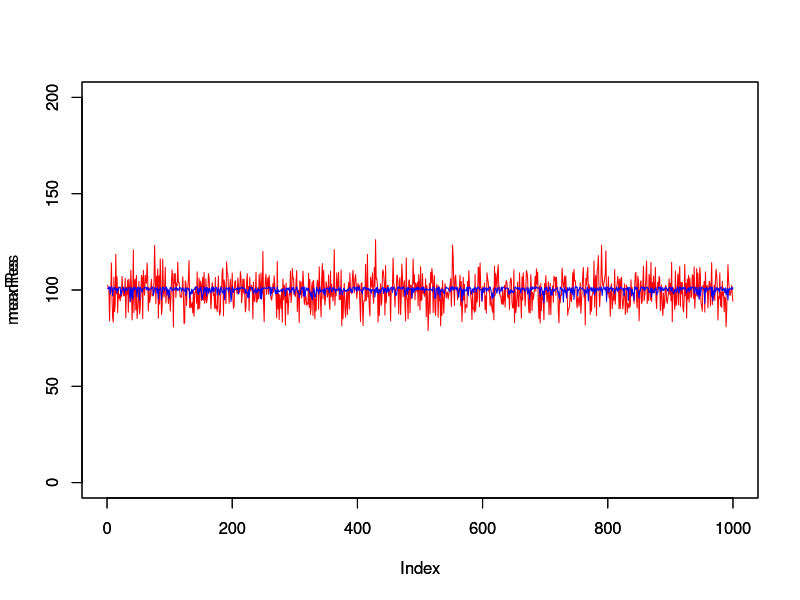
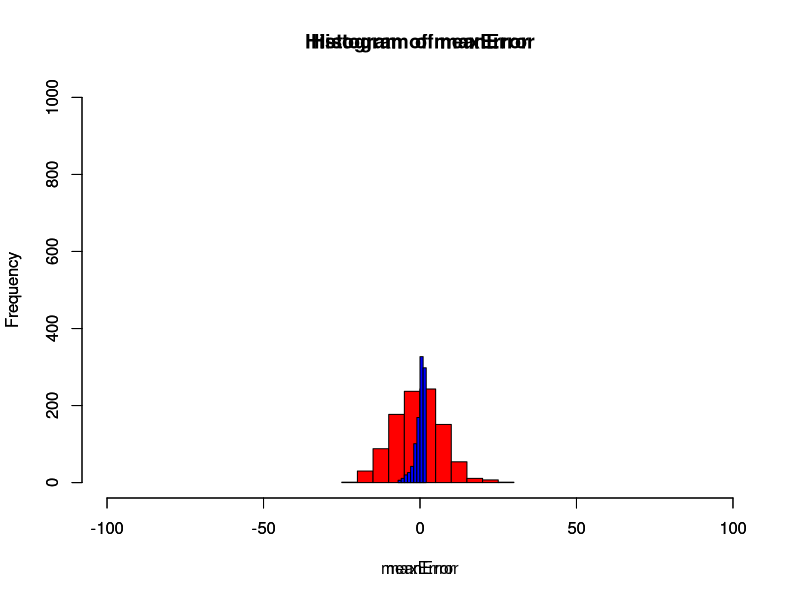
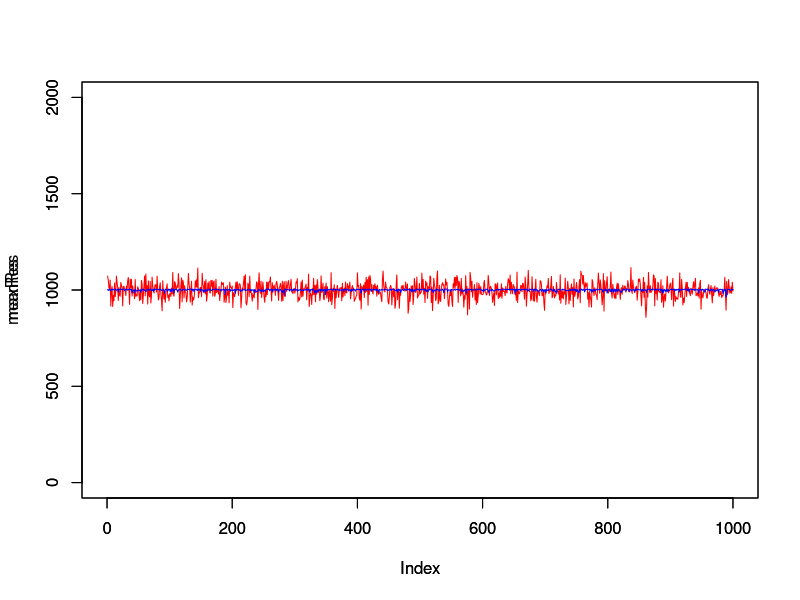
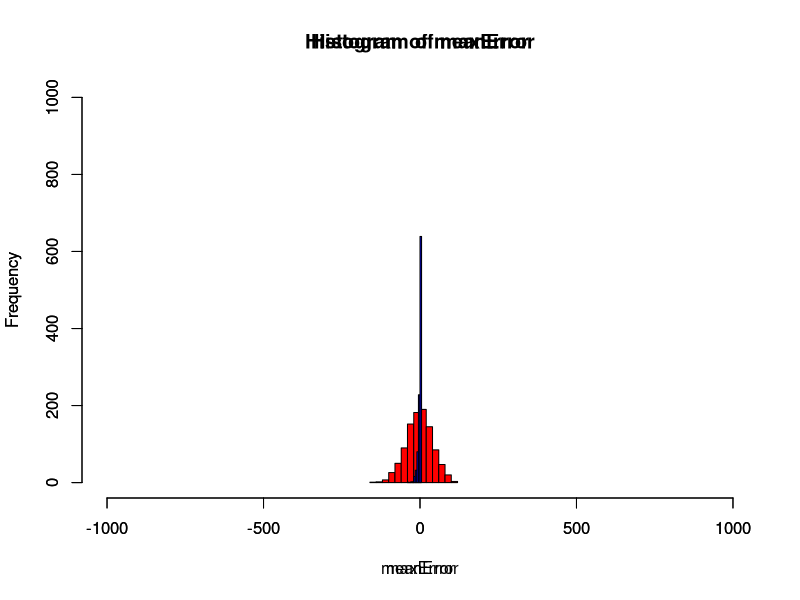
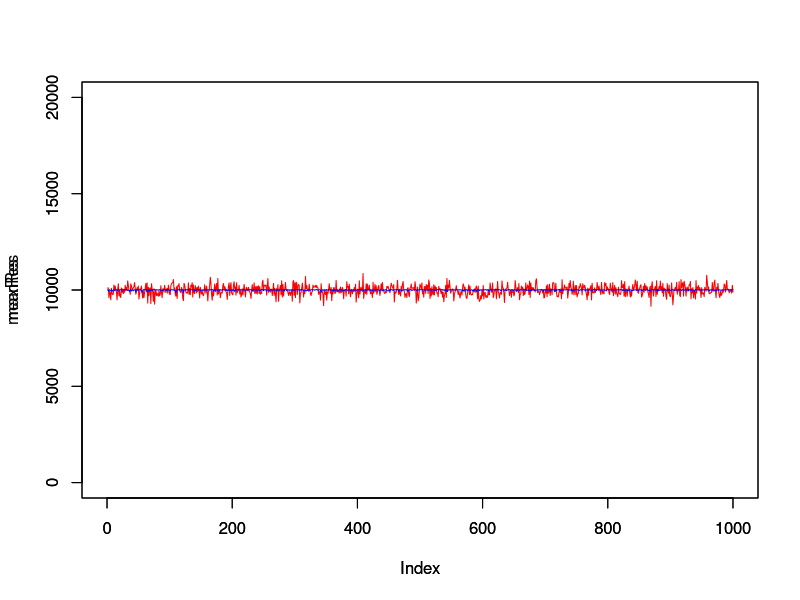
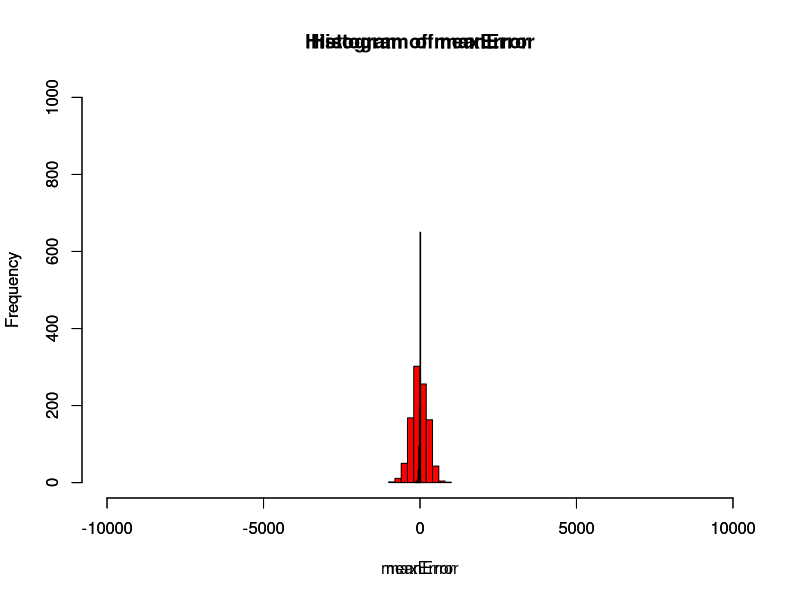

Source code (R) for these figures, in order: (Note: this script raises an error after producing the figures.)
# Tomasz Zakrzewski, tz336079, RPIS 2013/2014
# FIXME fix labels on plots

estMean = function(x) {
  return (2 * mean(x))
}

estMax = function(x) {
  n = length(x)
  return (max(x) * (n + 1) / n)
}

#global variables/constants
#for sd experiments
minKFrac = 1
maxKFrac = 100
fracStep = 1
defA = 100

#for ALL experiments
numTests = 1000

#global containers
meanRes = seq(numTests)
maxRes = seq(numTests)
meanError = seq(numTests)
maxError = seq(numTests)

experiment = function(k, a) {
  for (i in seq(numTests)) {
    x = runif(k, 0, a)
    meanRes[i] <<- estMean(x)
    maxRes[i] <<- estMax(x)
    meanError[i] <<- meanRes[i] - a
    maxError[i] <<- maxRes[i] - a
  }
}

plotExperiment = function(k, a) {
  experiment(k, a)

  plot(meanRes, type="l", col="red", ylim=c(0, 2 * a), xlim=c(0, numTests))
  par(new=T)
  plot(maxRes, type="l", col="blue", ylim=c(0, 2 * a), xlim=c(0, numTests))

  hist(meanError, col="red", xlim=c(-a, a), ylim=c(0, numTests))
  par(new=T)
  hist(maxError, col="blue", xlim=c(-a, a), ylim=c(0, numTests))
}

plotExperiment(60, 100)
plotExperiment(200, 1000)
plotExperiment(500, 10000)

meanDevs = seq(maxKFrac - minKFrac + 1)
maxDevs = seq(maxKFrac - minKFrac + 1)

for(kFrac in seq(minKFrac, maxKFrac, by=fracStep)) {
  experiment((kFrac / maxKFrac) * defA, defA)
  meanDevs[kFrac - minKFrac + 1] = sd(meanRes)
  maxDevs[kFrac - minKFrac + 1] = sd(maxRes)
}

plot(meanDevs, type="l", col="red", ylim=c(0, 2* sqrt(a)), xlim=c(minKFrac, maxKFrac))
par(new=T)
plot(maxDevs, type="l", col="blue", ylim=c(0, 2* sqrt(a)), xlim=c(minKFrac, maxKFrac))
